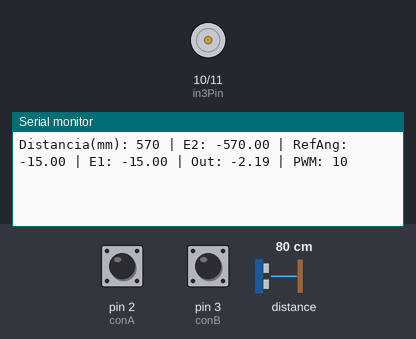
This sketch was run on a simulated Arduino Uno, built with avr-gcc and run on an emulated ATmega328P. On the bench: motor-driver pin pairs drawn as motors (green arrow = first pin HIGH = forward, orange = second pin HIGH = backward, longer = more drive, scaled by the enable pin), the last lines printed to the serial monitor. Inputs (shaded band) come from the test bench; at power-on: distance to the obstacle 80 cm, pin 2 (conA) HIGH, pin 3 (conB) HIGH.

Above: at 0.04 s.
1.3 s: distance to the obstacle set to 2 cm
At 1.9 s:
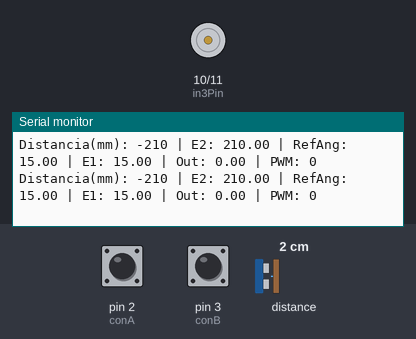
2.8 s: distance to the obstacle set to 250 cm
At 3.5 s:
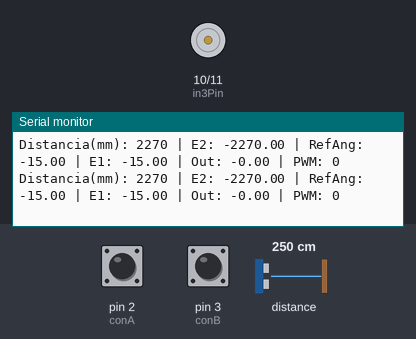
4.3 s: distance to the obstacle set to 4 cm
At 5.4 s:
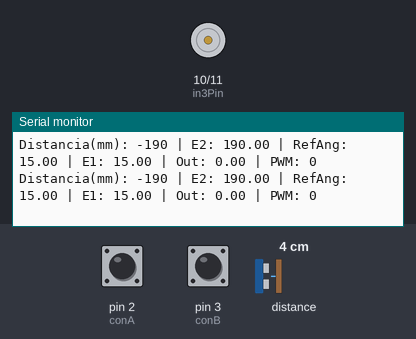
Timing chart, 0 to 7.3 s (numbered marks = the images above; inputs shaded):
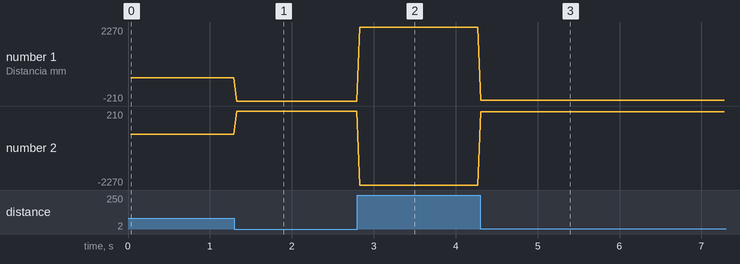

The sketch:

PID_18_06_25.ino
```cpp
#include "Adafruit_VL53L1X.h"
#include <Wire.h>

#define IRQ_PIN 8
#define XSHUT_PIN 9
#define in3Pin 10
#define in4Pin 11
#define pwmEnablePin 7
#define conA 2
#define conB 3

// Encoder
volatile int estado, estadoac;
volatile long contadore = 0;
const float cona = 0.09;
float ang = 0;

// Sensor de distancia
Adafruit_VL53L1X vl53 = Adafruit_VL53L1X(XSHUT_PIN, IRQ_PIN);

// Calibración
const int CALIBRATION_OFFSET = 230;
const double ZONA_MUERTA = 0.5;
const float LIMITE_ANGULO_POS = 15.0;
const float LIMITE_ANGULO_NEG = -15.0;

// PID Externo (posición)
const double Ts2 = 0.05;
const double Kp2 = 6.42329499692026;
const double Ki2 = 6.72924801609989;
const double Kd2 = 1.13945526254747;
const double N2  = 8.45181133641681;
double a0_2, a1_2, a2_2;
double e2_k = 0, e2_k_1 = 0, e2_k_2 = 0;
double u2_k = 0;

// PID Interno (ángulo)
const double Ts1 = 0.05;
const double Kp1 = 0.00690183837349875;
const double Ki1 = 0.000137750813502502;
const double Kd1 = 0.0767578613269262;
const double N1  = 36.2891692501642;
double a0_1, a1_1, a2_1;
double e1_k = 0, e1_k_1 = 0, e1_k_2 = 0;
double u1_k = 0;

// Referencias
double Ref_Posicion = 0.0;
double Ref_Angulo = 0.0;

void setup() {
  Serial.begin(115200);
  Wire.begin();

  if (!vl53.begin(0x29, &Wire)) {
    Serial.println("Error al iniciar sensor.");
    while (1);
  }

  if (!vl53.startRanging()) {
    Serial.println("Error al empezar ranging.");
    while (1);
  }

  vl53.setTimingBudget(50);

  pinMode(in3Pin, OUTPUT);
  pinMode(in4Pin, OUTPUT);
  pinMode(pwmEnablePin, OUTPUT);
  pinMode(conA, INPUT_PULLUP);
  pinMode(conB, INPUT_PULLUP);

  attachInterrupt(digitalPinToInterrupt(conA), actuacoder, CHANGE);
  attachInterrupt(digitalPinToInterrupt(conB), actuacoder, CHANGE);

  // PID externo
  double ad2 = Kd2 * N2;
  double bd2 = ad2 * Ts2;
  a0_2 = Kp2 + Ki2 * Ts2 + bd2;
  a1_2 = -Kp2 - 2 * bd2;
  a2_2 = bd2;

  // PID interno
  double ad1 = Kd1 * N1;
  double bd1 = ad1 * Ts1;
  a0_1 = Kp1 + Ki1 * Ts1 + bd1;
  a1_1 = -Kp1 - 2 * bd1;
  a2_1 = bd1;
}

void loop() {
  if (vl53.dataReady()) {
    int16_t distance = vl53.distance();
    if (distance == -1) return;

    // ---------- PID EXTERNO ----------
    int y_pos = distance - CALIBRATION_OFFSET;
    e2_k_2 = e2_k_1;
    e2_k_1 = e2_k;
    e2_k = Ref_Posicion - y_pos;

    u2_k = a0_2 * e2_k + a1_2 * e2_k_1 + a2_2 * e2_k_2;
    Ref_Angulo = constrain(u2_k, LIMITE_ANGULO_NEG, LIMITE_ANGULO_POS);

    // ---------- PID INTERNO ----------
    double error_ang = Ref_Angulo - ang;

    if (abs(error_ang) < ZONA_MUERTA) {
      detenerMotor();
      e1_k = e1_k_1 = e1_k_2 = 0;
      u1_k = 0;
      Serial.println("Zona muerta - motor detenido.");
    } else {
      e1_k_2 = e1_k_1;
      e1_k_1 = e1_k;
      e1_k = error_ang;

      u1_k = a0_1 * e1_k + a1_1 * e1_k_1 + a2_1 * e1_k_2;
      u1_k = constrain(u1_k, -100, 100);
      int pwm = constrain(abs(u1_k), 0, 255);

      // Protección mínima
      if (pwm > 0 && pwm < 10) pwm = 10;

      moverMotor(u1_k > 0 ? 1 : -1, pwm);

      // ---------- DEBUG ----------
      Serial.print("Distancia(mm): "); Serial.print(y_pos);
      Serial.print(" | E2: "); Serial.print(e2_k);
      Serial.print(" | RefAng: "); Serial.print(Ref_Angulo);
      Serial.print(" | E1: "); Serial.print(error_ang);
      Serial.print(" | Out: "); Serial.print(u1_k);
      Serial.print(" | PWM: "); Serial.println(pwm);
    }

    vl53.clearInterrupt();
  }
}

// ---------- CONTROL MOTOR ----------
void moverMotor(int direccion, int pwm) {
  if (direccion > 0 && ang < LIMITE_ANGULO_POS) {
    digitalWrite(in3Pin, HIGH);
    digitalWrite(in4Pin, LOW);
  } else if (direccion < 0 && ang > LIMITE_ANGULO_NEG) {
    digitalWrite(in3Pin, LOW);
    digitalWrite(in4Pin, HIGH);
  } else {
    detenerMotor();
    return;
  }
  analogWrite(pwmEnablePin, pwm);
}

void detenerMotor() {
  digitalWrite(in3Pin, LOW);
  digitalWrite(in4Pin, LOW);
  analogWrite(pwmEnablePin, 0);
}

// ---------- ENCODER ----------
void actuacoder() {
  if ((digitalRead(conA) == HIGH) && (digitalRead(conB) == HIGH)) estadoac = 1;
  if ((digitalRead(conA) == LOW) && (digitalRead(conB) == HIGH)) estadoac = 4;
  if ((digitalRead(conA) == LOW) && (digitalRead(conB) == LOW)) estadoac = 3;
  if ((digitalRead(conA) == HIGH) && (digitalRead(conB) == LOW)) estadoac = 2;

  switch (estadoac) {
    case 1: if (estado == 2) contadore++; if (estado == 4) contadore--; break;
    case 2: if (estado == 3) contadore++; if (estado == 1) contadore--; break;
    case 3: if (estado == 4) contadore++; if (estado == 2) contadore--; break;
    case 4: if (estado == 1) contadore++; if (estado == 3) contadore--; break;
  }

  estado = estadoac;
  ang = contadore * cona;
}
```

Measured:
- after the input at 1.3 s, the serial monitor: prints a new line at once (image 1)
- after the input at 2.8 s, the serial monitor: prints a new line at once (image 2)
- after the input at 4.3 s, the serial monitor: prints a new line at once (image 3)
- plotted number 1: 570 → -210 after the input at 1.3 s, -210 → 2270 after the input at 2.8 s, 2270 → -190 after the input at 4.3 s
- plotted number 2: -570 → 210 after the input at 1.3 s, 210 → -2270 after the input at 2.8 s, -2270 → 190 after the input at 4.3 s
